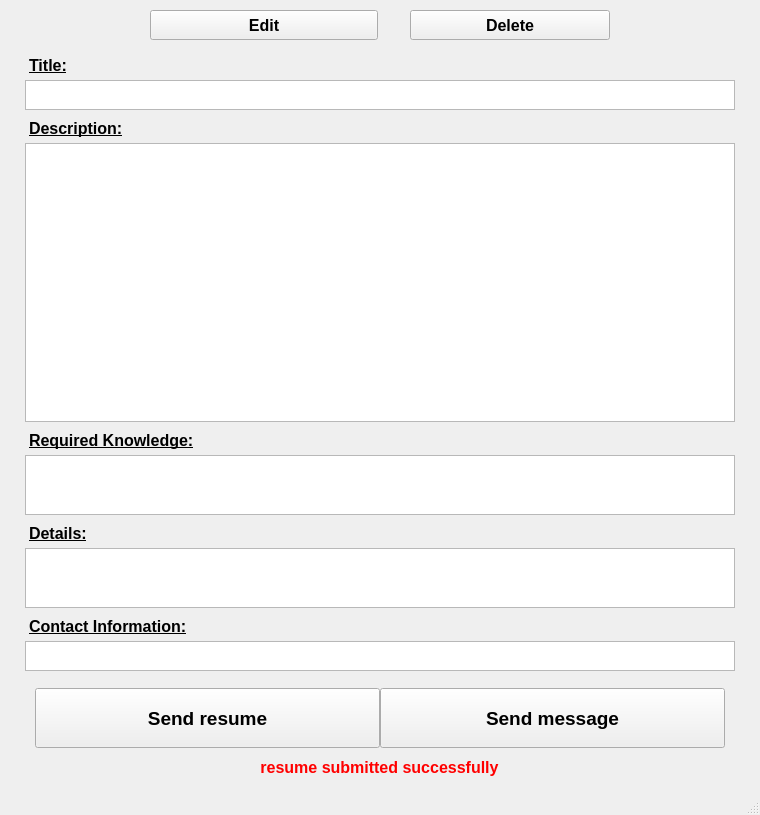
<?xml version="1.0" encoding="UTF-8"?>
<ui version="4.0">
 <class>MainWindow</class>
 <widget class="QMainWindow" name="MainWindow">
  <property name="geometry">
   <rect>
    <x>0</x>
    <y>0</y>
    <width>760</width>
    <height>815</height>
   </rect>
  </property>
  <property name="minimumSize">
   <size>
    <width>760</width>
    <height>815</height>
   </size>
  </property>
  <property name="maximumSize">
   <size>
    <width>1000</width>
    <height>975</height>
   </size>
  </property>
  <property name="windowTitle">
   <string>MainWindow</string>
  </property>
  <widget class="QWidget" name="centralwidget">
   <layout class="QVBoxLayout" name="verticalLayout">
    <property name="spacing">
     <number>5</number>
    </property>
    <property name="leftMargin">
     <number>25</number>
    </property>
    <property name="topMargin">
     <number>10</number>
    </property>
    <property name="rightMargin">
     <number>25</number>
    </property>
    <property name="bottomMargin">
     <number>10</number>
    </property>
    <item>
     <layout class="QHBoxLayout" name="horizontalLayout_2">
      <property name="leftMargin">
       <number>125</number>
      </property>
      <property name="rightMargin">
       <number>125</number>
      </property>
      <property name="bottomMargin">
       <number>10</number>
      </property>
      <item>
       <widget class="QPushButton" name="edit_ad_button">
        <property name="minimumSize">
         <size>
          <width>200</width>
          <height>30</height>
         </size>
        </property>
        <property name="maximumSize">
         <size>
          <width>250</width>
          <height>30</height>
         </size>
        </property>
        <property name="font">
         <font>
          <pointsize>12</pointsize>
          <weight>75</weight>
          <bold>true</bold>
         </font>
        </property>
        <property name="cursor">
         <cursorShape>PointingHandCursor</cursorShape>
        </property>
        <property name="text">
         <string>Edit</string>
        </property>
       </widget>
      </item>
      <item alignment="Qt::AlignRight">
       <widget class="QPushButton" name="delete_ad_button">
        <property name="minimumSize">
         <size>
          <width>200</width>
          <height>30</height>
         </size>
        </property>
        <property name="maximumSize">
         <size>
          <width>250</width>
          <height>30</height>
         </size>
        </property>
        <property name="font">
         <font>
          <pointsize>12</pointsize>
          <weight>75</weight>
          <bold>true</bold>
         </font>
        </property>
        <property name="cursor">
         <cursorShape>PointingHandCursor</cursorShape>
        </property>
        <property name="text">
         <string>Delete</string>
        </property>
       </widget>
      </item>
     </layout>
    </item>
    <item>
     <widget class="QLabel" name="label_3">
      <property name="font">
       <font>
        <pointsize>12</pointsize>
        <weight>75</weight>
        <bold>true</bold>
        <underline>true</underline>
       </font>
      </property>
      <property name="styleSheet">
       <string notr="true">margin-top:1px;</string>
      </property>
      <property name="text">
       <string>Title:</string>
      </property>
     </widget>
    </item>
    <item>
     <widget class="QTextBrowser" name="title_textBox">
      <property name="maximumSize">
       <size>
        <width>16777215</width>
        <height>30</height>
       </size>
      </property>
      <property name="font">
       <font>
        <pointsize>10</pointsize>
       </font>
      </property>
      <property name="readOnly">
       <bool>true</bool>
      </property>
     </widget>
    </item>
    <item>
     <widget class="QLabel" name="label_2">
      <property name="font">
       <font>
        <pointsize>12</pointsize>
        <weight>75</weight>
        <bold>true</bold>
        <underline>true</underline>
       </font>
      </property>
      <property name="styleSheet">
       <string notr="true">margin-top:4px;</string>
      </property>
      <property name="text">
       <string>Description:</string>
      </property>
     </widget>
    </item>
    <item>
     <widget class="QTextBrowser" name="description_textBox">
      <property name="minimumSize">
       <size>
        <width>0</width>
        <height>225</height>
       </size>
      </property>
      <property name="maximumSize">
       <size>
        <width>16777215</width>
        <height>500</height>
       </size>
      </property>
      <property name="font">
       <font>
        <pointsize>10</pointsize>
        <weight>50</weight>
        <bold>false</bold>
       </font>
      </property>
      <property name="html">
       <string>&lt;!DOCTYPE HTML PUBLIC &quot;-//W3C//DTD HTML 4.0//EN&quot; &quot;http://www.w3.org/TR/REC-html40/strict.dtd&quot;&gt;
&lt;html&gt;&lt;head&gt;&lt;meta name=&quot;qrichtext&quot; content=&quot;1&quot; /&gt;&lt;style type=&quot;text/css&quot;&gt;
p, li { white-space: pre-wrap; }
&lt;/style&gt;&lt;/head&gt;&lt;body style=&quot; font-family:'MS Shell Dlg 2'; font-size:10pt; font-weight:400; font-style:normal;&quot;&gt;
&lt;p style=&quot;-qt-paragraph-type:empty; margin-top:0px; margin-bottom:0px; margin-left:0px; margin-right:0px; -qt-block-indent:0; text-indent:0px; font-size:9pt; font-weight:600;&quot;&gt;&lt;br /&gt;&lt;/p&gt;&lt;/body&gt;&lt;/html&gt;</string>
      </property>
     </widget>
    </item>
    <item>
     <widget class="QLabel" name="label_4">
      <property name="font">
       <font>
        <pointsize>12</pointsize>
        <weight>75</weight>
        <bold>true</bold>
        <underline>true</underline>
       </font>
      </property>
      <property name="styleSheet">
       <string notr="true">margin-top:4px;</string>
      </property>
      <property name="text">
       <string>Required Knowledge:</string>
      </property>
     </widget>
    </item>
    <item>
     <widget class="QTextBrowser" name="knowledge_textBox">
      <property name="maximumSize">
       <size>
        <width>16777215</width>
        <height>60</height>
       </size>
      </property>
      <property name="font">
       <font>
        <pointsize>10</pointsize>
        <weight>50</weight>
        <bold>false</bold>
       </font>
      </property>
     </widget>
    </item>
    <item>
     <widget class="QLabel" name="label_5">
      <property name="font">
       <font>
        <pointsize>12</pointsize>
        <weight>75</weight>
        <bold>true</bold>
        <underline>true</underline>
       </font>
      </property>
      <property name="styleSheet">
       <string notr="true">margin-top:4px;
</string>
      </property>
      <property name="text">
       <string>Details:</string>
      </property>
     </widget>
    </item>
    <item>
     <widget class="QTextBrowser" name="details_textBox">
      <property name="maximumSize">
       <size>
        <width>16777215</width>
        <height>60</height>
       </size>
      </property>
      <property name="font">
       <font>
        <pointsize>10</pointsize>
        <weight>50</weight>
        <bold>false</bold>
       </font>
      </property>
     </widget>
    </item>
    <item>
     <widget class="QLabel" name="label_6">
      <property name="font">
       <font>
        <pointsize>12</pointsize>
        <weight>75</weight>
        <bold>true</bold>
        <underline>true</underline>
       </font>
      </property>
      <property name="styleSheet">
       <string notr="true">margin-top:4px;</string>
      </property>
      <property name="text">
       <string>Contact Information:</string>
      </property>
     </widget>
    </item>
    <item>
     <widget class="QTextBrowser" name="contact_info_textBox">
      <property name="maximumSize">
       <size>
        <width>16777215</width>
        <height>30</height>
       </size>
      </property>
      <property name="font">
       <font>
        <pointsize>10</pointsize>
        <weight>50</weight>
        <bold>false</bold>
       </font>
      </property>
     </widget>
    </item>
    <item>
     <layout class="QHBoxLayout" name="horizontalLayout_4">
      <property name="spacing">
       <number>0</number>
      </property>
      <property name="leftMargin">
       <number>10</number>
      </property>
      <property name="topMargin">
       <number>12</number>
      </property>
      <property name="rightMargin">
       <number>10</number>
      </property>
      <item>
       <widget class="QPushButton" name="send_resume_button">
        <property name="minimumSize">
         <size>
          <width>200</width>
          <height>60</height>
         </size>
        </property>
        <property name="maximumSize">
         <size>
          <width>350</width>
          <height>60</height>
         </size>
        </property>
        <property name="font">
         <font>
          <pointsize>14</pointsize>
          <weight>75</weight>
          <bold>true</bold>
         </font>
        </property>
        <property name="cursor">
         <cursorShape>PointingHandCursor</cursorShape>
        </property>
        <property name="text">
         <string>Send resume</string>
        </property>
       </widget>
      </item>
      <item>
       <widget class="QPushButton" name="send_message_button">
        <property name="minimumSize">
         <size>
          <width>200</width>
          <height>60</height>
         </size>
        </property>
        <property name="maximumSize">
         <size>
          <width>350</width>
          <height>60</height>
         </size>
        </property>
        <property name="font">
         <font>
          <pointsize>14</pointsize>
          <weight>75</weight>
          <bold>true</bold>
         </font>
        </property>
        <property name="cursor">
         <cursorShape>PointingHandCursor</cursorShape>
        </property>
        <property name="text">
         <string>Send message</string>
        </property>
       </widget>
      </item>
     </layout>
    </item>
    <item alignment="Qt::AlignHCenter|Qt::AlignVCenter">
     <widget class="QLabel" name="error_success_message">
      <property name="minimumSize">
       <size>
        <width>0</width>
        <height>30</height>
       </size>
      </property>
      <property name="maximumSize">
       <size>
        <width>16777215</width>
        <height>30</height>
       </size>
      </property>
      <property name="font">
       <font>
        <pointsize>12</pointsize>
        <weight>75</weight>
        <bold>true</bold>
       </font>
      </property>
      <property name="styleSheet">
       <string notr="true">color:red;</string>
      </property>
      <property name="text">
       <string>&lt;html&gt;&lt;head/&gt;&lt;body&gt;&lt;p align=&quot;center&quot;&gt;resume submitted successfully&lt;/p&gt;&lt;/body&gt;&lt;/html&gt;</string>
      </property>
     </widget>
    </item>
   </layout>
  </widget>
  <widget class="QMenuBar" name="menubar">
   <property name="geometry">
    <rect>
     <x>0</x>
     <y>0</y>
     <width>760</width>
     <height>21</height>
    </rect>
   </property>
  </widget>
  <widget class="QStatusBar" name="statusbar"/>
 </widget>
 <resources/>
 <connections/>
</ui>
